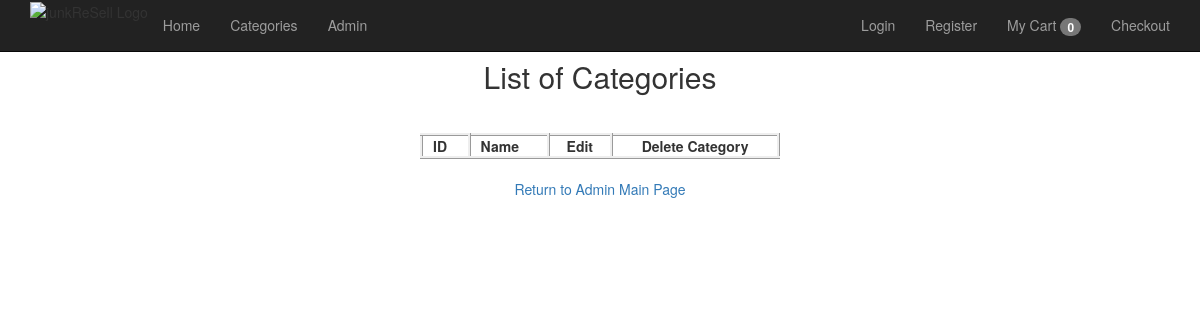
The app's page /admin/viewcategories.php, older data.
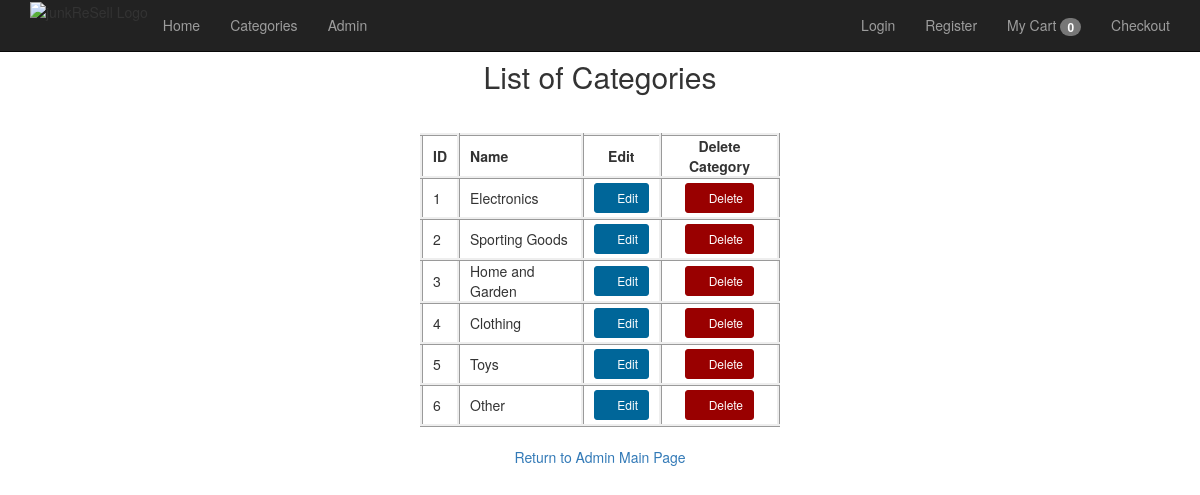
The same page, newer data.
### tables this page shows
CREATE TABLE `category` (
  `categoryID` int(11) NOT NULL,
  `categoryName` varchar(255) NOT NULL
);

### util/main.php (called while the page is built)
<?php
$uri = filter_input(INPUT_SERVER, 'REQUEST_URI', FILTER_SANITIZE_STRING);
$dirs = explode('/', $uri);
$app_path = '/' . $dirs[1] . '/';
?>

### cart/cart.php (called while the page is built, shortened)
<?php
class Cart{
    protected $cartContents = array();
    public function __construct(){
      $this->cartContents = !empty($_SESSION['cartContents'])?$_SESSION['cartContents']:NULL;
      if($this->cartContents === null){
        $this->cartContents = array('cartTotal' => 0, 'totalItems' => 0);
      }
    }
     public function totalItems(){
       return $this->cartContents['totalItems'];
     }
}

### admin/viewcategories.php (the view, shortened to what this page needs)
<?php
    global $db;
    $queryAdmins = "SELECT *
                     FROM category
                     ORDER by categoryID";
    $result = $db->prepare($queryAdmins);
    $result->execute();
    $categories = $result->fetchAll();
?>
<?php require_once('../util/main.php'); ?>
<?php include '../view/header.php'; ?>
	<h2 align="center">List of Categories</h2><br>
	<table align="center">
	<tbody>
		<tr>
		<td style="font-weight: bold;">ID</td>
		<td style="font-weight: bold;">Name</td>
		<td style="font-weight: bold;" align="center">Edit</td>
		<td style="font-weight: bold;" align="center">Delete Category</td>
		</tr>
		<?php foreach ($categories as $category) : ?>
			<tr>
			<td><?php echo $category['categoryID']; ?></td>
			<td><?php echo $category['categoryName']; ?></td>
			<td align="center" style="padding-top: 4px; padding-bottom: 4px;">
				<a href="editcategory.php?id=<?php echo $category['categoryID']; ?>" class="btn btn-default btn-sm"
					style="background-color:#006699; color:white; border-color:#006699">
          		<span class="glyphicon glyphicon-edit"></span> Edit</a></td>
			<td align="center" style="padding-top: 4px; padding-bottom: 4px;">
				<a href="deletecategory.php?id=<?php echo $category['categoryID']; ?>" class="btn btn-default btn-sm"
					style="background-color:#990000; color:white; border-color:#990000">
          		<span class="glyphicon glyphicon-trash"></span> Delete</a></td>
			</tr>
		<?php endforeach; ?></p>
	</tbody>
	</table>
	<br><p align="center"><a href="index.php">Return to Admin Main Page</a></p>
</body>
</html>

### view/header.php (shortened to what this page needs)
<?php
$activePage = dirname($_SERVER['PHP_SELF']) . "/" . basename($_SERVER['PHP_SELF'], ".php");
?>
<!DOCTYPE html>
<html>
  <head>
    <link rel="stylesheet" type="text/css"
          href="<?php echo $app_path ?>assets/bootstrap/css/bootstrap.min.css">
    <link rel="stylesheet" type="text/css"
                href="<?php echo $app_path ?>assets/css/main.css">
  </head>
  <body>
      <header>
        <nav class="navbar navbar-inverse navbar-fixed-top">
          <div class="container">
            <ul class="nav navbar-nav">
              <?php
                if (isset($_SESSION['user'])) :
              ?>
              <li>
                <img src="<?php echo $app_path ?>/assets/logo.png" alt="junkReSell Logo" width="100px" align="middle">
              </li>
              <li class="<?= ($activePage == '/junkReSell/index') ? 'active':'';?>">
                <a href="<?php echo $app_path ?>index.php">Home</a>
              </li>
              <li class="<?= ($activePage == '/junkReSell//category/categories') ? 'active':'';?>">
                <a href="<?php echo $app_path ?>/category/categories.php">Categories</a>
              </li>
              <?php else: ?>
              <li>
                <img src="<?php echo $app_path ?>/assets/logo.png" alt="junkReSell Logo" width="100px" align="middle">
              </li>
              <li class="<?= ($activePage == '/junkReSell/index') ? 'active':'';?>">
                <a href="<?php echo $app_path ?>index.php">Home</a>
              </li>
              <li class="<?= ($activePage == '/junkReSell//category/categories') ? 'active':'';?>">
                <a href="<?php echo $app_path ?>/category/categories.php">Categories</a>
              </li>
              <li class="<?= ($activePage == '/junkReSell//admin/adminlogin') ? 'active':'';?>">
                <a href="<?php echo $app_path ?>/admin/adminlogin.php">Admin</a>
              </li>
              <?php endif; ?>
            </ul>
            <ul class="nav navbar-nav navbar-right">
              <?php
                if (isset($_SESSION['user'])) :
              ?>
                <li class="<?= ($activePage == '/junkReSell/account/index') ? 'active':'';?>">
                  <?php $user = $_SESSION['firstname'] ?>
                  <a href="<?php echo $app_path ?>account/index.php">Hi, <?php echo $user ?></a>
                </li>
                <li><a href="<?php echo $app_path ?>account/logout.php">Logout</a></li>
              <?php else: ?>
                <li class="<?= ($activePage == '/junkReSell/account/login') ? 'active':'';?>">
                  <a href="<?php echo $app_path ?>./account/login.php">Login</a>
                </li>
                <li class="<?= ($activePage == '/junkReSell/account/register') ? 'active':'';?>">
                  <a href="<?php echo $app_path ?>account/register.php">Register</a>
                </li>
              <?php endif; ?>
                <li class="<?= ($activePage == '/junkReSell/cart/viewCart') ? 'active':'';?>">
                  <a href="<?php echo $app_path ?>cart/viewCart.php">
                    <?php
                      include($_SERVER['DOCUMENT_ROOT'].'/junkReSell/cart/cart.php');
                       $cart = new Cart;
                       $cartNumOfItems = $cart->totalItems();
                    ?>
                    My Cart <span class="badge" id="comparison-count"><?php echo $cartNumOfItems ?></span>
                    </a>
                </li>
                <li class="<?= ($activePage == '/junkReSell/cart/checkout') ? 'active':'';?>">
                  <a href="<?php echo $app_path ?>cart/checkout.php">Checkout</a>
                </li>
            </ul>
         </div>
        </nav>
      </header>

### view/header.php (style rules this page uses)
body { padding-top: 40px; }

### admin/viewcategories.php (style rules this page uses)
td { border-style: inset; padding-left: 10px; padding-right: 10px; }
table { width:30%; }

Row changes from the older to the newer data that the page shows:
added category: categoryID "1", categoryName "Electronics"
added category: categoryID "2", categoryName "Sporting Goods"
added category: categoryID "3", categoryName "Home and Garden"
added category: categoryID "4", categoryName "Clothing"
added category: categoryID "5", categoryName "Toys"
added category: categoryID "6", categoryName "Other"
